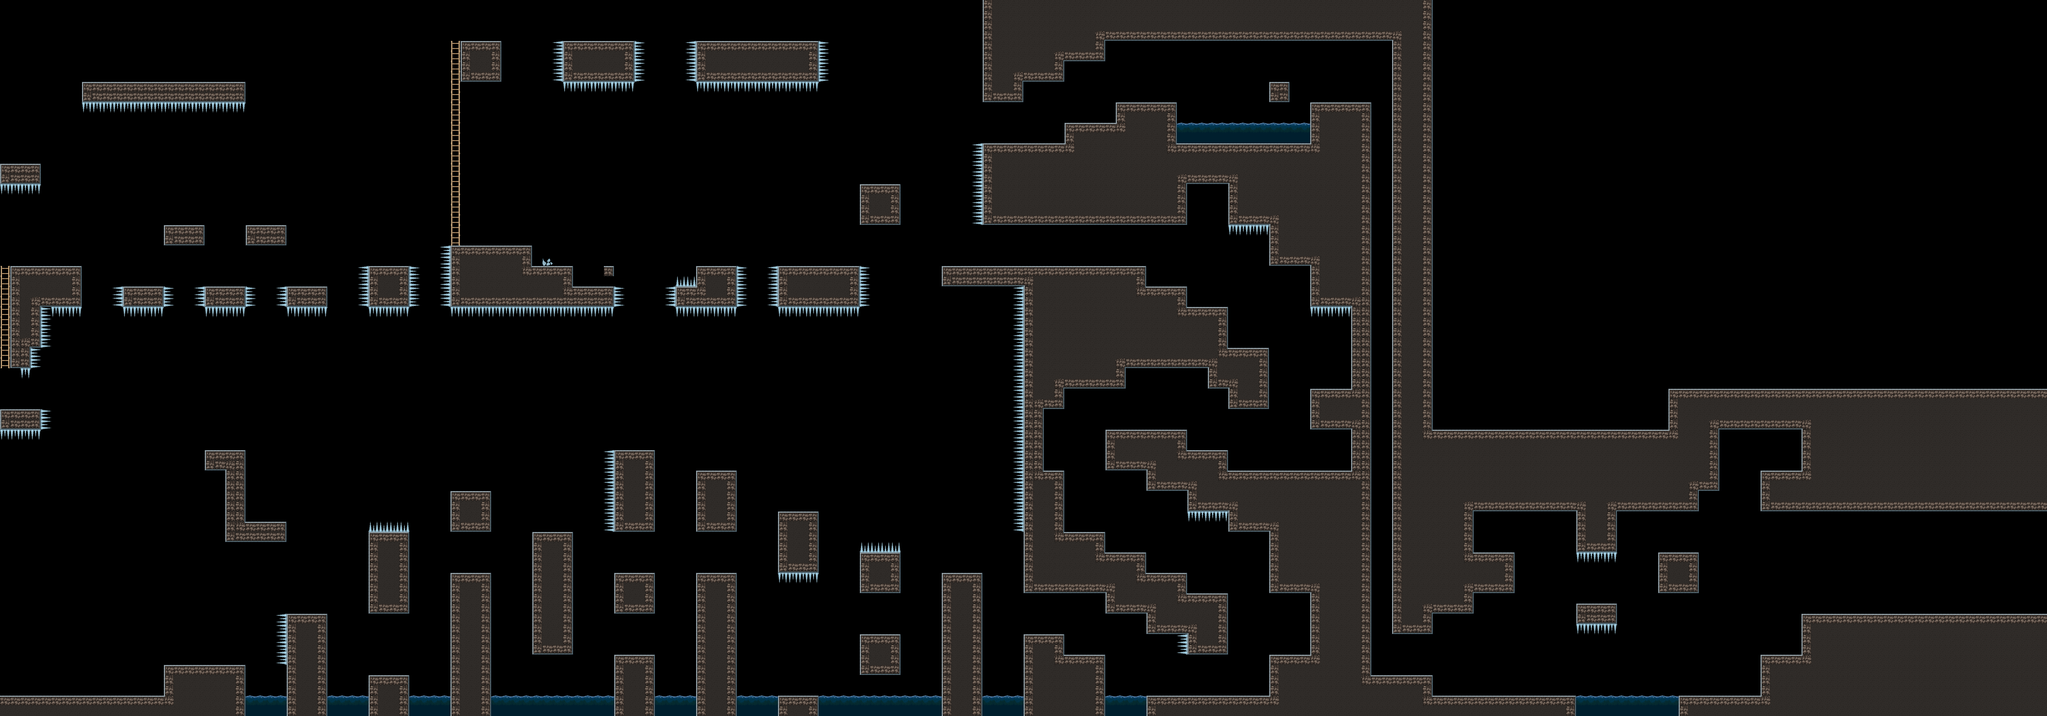

This is a level from a 2D game, rendered from its Tiled map with the project's own tilesets. A one-line summary and the map file follow, with tile-layer data summarised:
An orthogonal 200x70 tile map with 34x34 px tiles, 1 tile layer (level-layer) and 40 objects.

<map version="1.0" orientation="orthogonal" renderorder="right-down" width="200" height="70" tilewidth="34" tileheight="34" nextobjectid="81">
 <properties>
  <property name="colleguesMan" value="25" />
  <property name="colleguesWoman" value="24" />
  <property name="enemies" value="26" />
  <property name="guards" value="28" />
  <property name="platform" value="101,102,103,104,105,106,107,108,109,110,111,112,121" />
  <property name="stairs" value="161" />
  <property name="thorns" value="181,182,183,184" />
 </properties>
 <tileset firstgid="1" name="blocks" tilewidth="34" tileheight="34" tilecount="400" columns="20">
  <image source="../img/blocks1.png" width="680" height="680" />
 </tileset>
 <layer name="level-layer" width="200" height="70">
  <data>[14000 cells, 4092 non-empty, 21 distinct tile ids]</data>
 </layer>
 <objectgroup name="enemy-layer">
  <object id="10" gid="26" x="102" y="884" width="34" height="34" />
  <object id="11" gid="26" x="1632" y="816" width="34" height="34" />
  <object id="12" gid="26" x="1802" y="1768" width="34" height="34" />
  <object id="13" gid="26" x="2652" y="1700" width="34" height="34" />
  <object id="14" gid="26" x="4896" y="2312" width="34" height="34" />
  <object id="15" gid="26" x="4012" y="2312" width="34" height="34" />
  <object id="16" gid="26" x="5882" y="2176" width="34" height="34" />
  <object id="17" gid="26" x="4964" y="1836" width="34" height="34" />
  <object id="19" gid="26" x="1564" y="1632" width="34" height="34" />
  <object id="27" gid="26" x="3196" y="1904" width="34" height="34" />
  <object id="31" gid="26" x="5304" y="2006" width="34" height="34" />
  <object id="73" gid="26" x="578" y="748" width="34" height="34" />
  <object id="74" gid="26" x="2380" y="136" width="34" height="34" />
  <object id="75" gid="26" x="4420" y="340" width="34" height="34" />
  <object id="76" gid="26" x="2108" y="1496" width="34" height="34" />
  <object id="77" gid="26" x="3740" y="1836" width="34" height="34" />
  <object id="78" gid="26" x="4250" y="1564" width="34" height="34" />
 </objectgroup>
 <objectgroup name="collegue-layer">
  <object id="43" gid="24" x="0" y="1360" width="34" height="34">
   <properties>
    <property name="congradulation" value="!!" />
   </properties>
  </object>
  <object id="44" gid="24" x="0" y="544" width="34" height="34">
   <properties>
    <property name="congradulation" value="!!!" />
   </properties>
  </object>
  <object id="45" gid="24" x="2074" y="1904" width="34" height="34">
   <properties>
    <property name="congradulation" value="!!" />
   </properties>
  </object>
  <object id="47" gid="24" x="1564" y="136" width="34" height="34">
   <properties>
    <property name="congradulation" value="!!!" />
   </properties>
  </object>
  <object id="48" gid="24" x="3468" y="1564" width="34" height="34">
   <properties>
    <property name="congradulation" value="!!!" />
   </properties>
  </object>
  <object id="49" gid="24" x="714" y="272" width="34" height="34">
   <properties>
    <property name="congradulation" value="!!" />
   </properties>
  </object>
  <object id="50" gid="24" x="3774" y="340" width="34" height="34">
   <properties>
    <property name="congradulation" value="!!" />
   </properties>
  </object>
  <object id="51" gid="24" x="5950" y="1564" width="34" height="34">
   <properties>
    <property name="congradulation" value="!!!" />
   </properties>
  </object>
  <object id="52" gid="24" x="6018" y="2040" width="34" height="34">
   <properties>
    <property name="congradulation" value="!!" />
   </properties>
  </object>
  <object id="54" gid="24" x="2584" y="136" width="34" height="34">
   <properties>
    <property name="congradulation" value="!!!" />
   </properties>
  </object>
  <object id="55" gid="25" x="4318" y="2176" width="34" height="34">
   <properties>
    <property name="congradulation" value="!!" />
   </properties>
  </object>
  <object id="56" gid="25" x="1258" y="2244" width="34" height="34">
   <properties>
    <property name="congradulation" value="!!!" />
   </properties>
  </object>
  <object id="57" gid="25" x="2618" y="2312" width="34" height="34">
   <properties>
    <property name="congradulation" value="!!!" />
   </properties>
  </object>
  <object id="58" gid="25" x="4930" y="1836" width="34" height="34">
   <properties>
    <property name="congradulation" value="!!!" />
   </properties>
  </object>
  <object id="59" gid="25" x="714" y="1496" width="34" height="34">
   <properties>
    <property name="congradulation" value="!!" />
   </properties>
  </object>
  <object id="60" gid="25" x="4454" y="1292" width="34" height="34">
   <properties>
    <property name="congradulation" value="!!!" />
   </properties>
  </object>
  <object id="61" gid="25" x="5134" y="2312" width="34" height="34">
   <properties>
    <property name="congradulation" value="!!!" />
   </properties>
  </object>
  <object id="62" gid="25" x="3808" y="952" width="34" height="34">
   <properties>
    <property name="congradulation" value="!!" />
   </properties>
  </object>
  <object id="63" gid="25" x="2584" y="884" width="34" height="34">
   <properties>
    <property name="congradulation" value="!!!" />
   </properties>
  </object>
  <object id="64" gid="25" x="1564" y="1904" width="34" height="34">
   <properties>
    <property name="congradulation" value="!!!" />
   </properties>
  </object>
 </objectgroup>
 <objectgroup name="guard-layer">
  <object id="72" gid="26" x="476" y="272" width="34" height="34" />
  <object id="79" gid="28" x="510" y="2312" width="34" height="34">
   <properties>
    <property name="customText" value="Отлично! Ты справился! Теперь коллеги в этом офисе могут вздохнуть спокойно, но тебе некогда отдыхать, другие офисы тоже нуждаются в твоей помощи! Следуй за мной, я перенесу тебя туда!" />
   </properties>
  </object>
  <object id="80" gid="28" x="6630" y="2040" width="34" height="34">
   <properties>
    <property name="customText" value="Отлично! Ты справился! Теперь коллеги в этом офисе могут вздохнуть спокойно, но тебе некогда отдыхать, другие офисы тоже нуждаются в твоей помощи! Следуй за мной, я перенесу тебя туда!" />
   </properties>
  </object>
 </objectgroup>
</map>